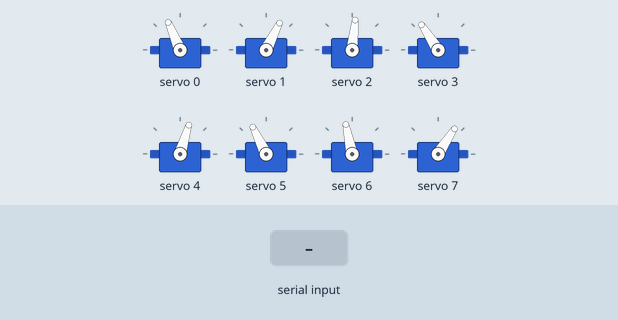
The sketch below on a simulated ESP32. On the bench: 8 × servo. The inputs (shaded band) are chosen by the test bench. What the sketch prints to the serial monitor is not drawn.

Above: at 12.2 s.
12.3 s: "2" received over Serial
At 12.88 s:
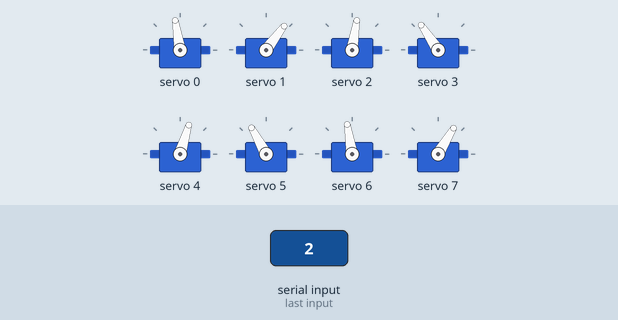
At 14.14 s:
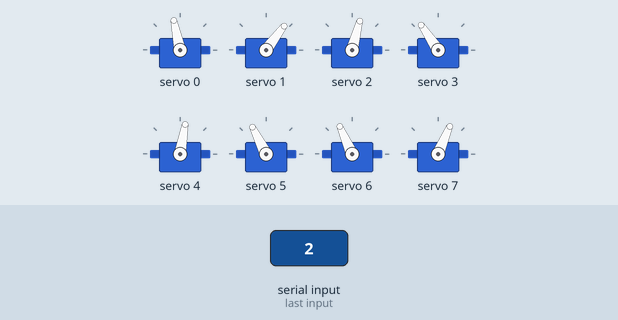
15.3 s: "1" received over Serial
18.3 s: "0" received over Serial
At 18.3 s:
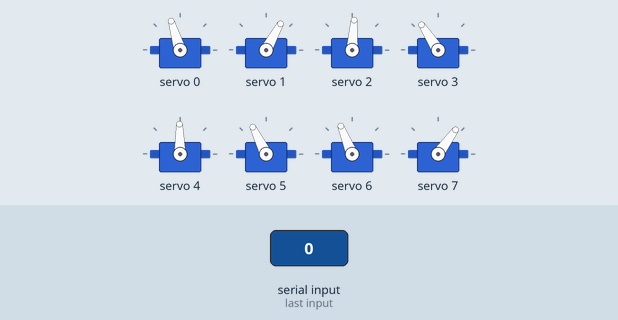
Timing chart, 0 to 21.3 s (numbered marks = the images above; inputs shaded):
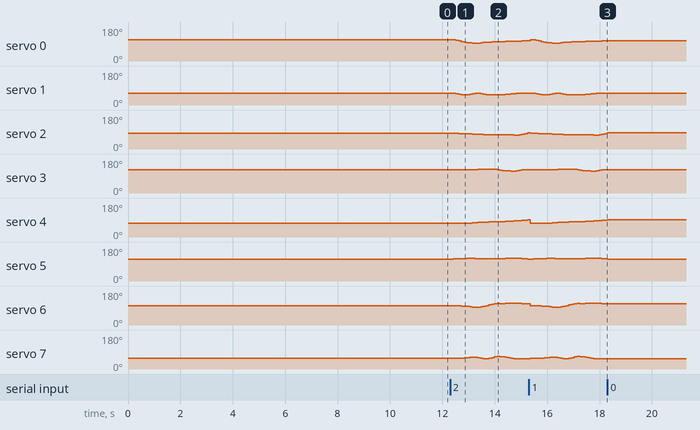

The sketch:

3D_SS_25.ino
```cpp
// HOW TO:
// ------------------------------
// Serial input = 2 -> Steps through gait sequence once and stops at the end.
// Serial input = 1 -> Steps through gait sequence in a loop.
// Serial input = 0 -> Stops infinite loop at the node where it is at that moment

//Gait template
#include <Wire.h>
#include <Adafruit_PWMServoDriver.h>

Adafruit_PWMServoDriver pca9685 = Adafruit_PWMServoDriver();

#define SERVO_FREQ 300
#define SER0 0 //Hip 1
#define SER1 1 //Knee 1
#define SER2 2 //Hip 2
#define SER3 3 //Knee 2
#define SER4 4 //Hip 3
#define SER5 5 //Knee 3
#define SER6 6 //Hip 4
#define SER7 7 //Knee 4


// Insert servo angles here:
// For 3D gaits, these angles are obtained from linearisation.py
// For 2D gaits, these angles are obtained from 2D_trajectory_reader.py
float SS_servo0[] = {-0.47737933, -0.46070658, -0.40111336, -0.32413701, -0.24255309, -0.15584724, -0.08786458, -0.06078887, -0.03758777, -0.03299934, -0.04535131, -0.06715805, -0.10752283, -0.1369628 , -0.15981795, -0.17924435, -0.19665187, -0.21256325, -0.2260861 , -0.23598882, -0.24725058, -0.25872762, -0.27004536, -0.28043387, -0.28871429, -0.29642409, -0.30654751, -0.3198864 , -0.3378717 , -0.35878773, -0.382865  , -0.40632697, -0.42804867, -0.4437793 , -0.45571094, -0.4647308 , -0.47483907, -0.48309492, -0.48160812, -0.47783334};
float SS_servo1[] = {0.60289815, 0.61435019, 0.67995485, 0.75409439, 0.82378154, 0.85472749, 0.81244256, 0.74177964, 0.67260504, 0.63777736, 0.64816374, 0.67037727, 0.73410568, 0.78300244, 0.81858779, 0.84155979, 0.85033494, 0.83927338, 0.81024156, 0.77581959, 0.7468546 , 0.71937645, 0.69234066, 0.66514639, 0.63751286, 0.6188328 , 0.61232727, 0.61746762, 0.63456263, 0.66031544, 0.68978498, 0.71154997, 0.72988222, 0.73774242, 0.73797012, 0.73215078, 0.72718663, 0.70954522, 0.66357651, 0.61513435};
float SS_servo2[] = {-0.27376386, -0.2822769 , -0.29061965, -0.29742322, -0.30960595, -0.32380178, -0.33767665, -0.35312695, -0.37059679, -0.38925498, -0.41338296, -0.43427011, -0.45235853, -0.46348093, -0.46804722, -0.46947968, -0.47086601, -0.47064665, -0.46195774, -0.4523412 , -0.45455483, -0.47245933, -0.48313509, -0.50528092, -0.50431206, -0.46160658, -0.39574603, -0.31473976, -0.22600037, -0.1428139 , -0.08971023, -0.08558832, -0.12031695, -0.15535576, -0.18039829, -0.19986983, -0.21692051, -0.23604721, -0.25451075, -0.26805031};
float SS_servo3[] = {0.66204283, 0.65501902, 0.64710299, 0.64279011, 0.65239178, 0.66609034, 0.67144745, 0.67029042, 0.67187071, 0.67826974, 0.70312878, 0.72099245, 0.73569133, 0.74489969, 0.7427668 , 0.73114255, 0.71139657, 0.67293268, 0.60645745, 0.54031852, 0.49886558, 0.48982633, 0.47060267, 0.47492057, 0.49675967, 0.56030781, 0.62153176, 0.65936558, 0.65699341, 0.6231087 , 0.56653862, 0.53953375, 0.58761466, 0.63617054, 0.66307129, 0.67692284, 0.68360701, 0.68701597, 0.68065078, 0.66522382};
float SS_servo4[] = {0.49133566, 0.49229898, 0.49292821, 0.4904336 , 0.49164128, 0.4890634 , 0.48180434, 0.47075783, 0.45129603, 0.43113138, 0.4102438 , 0.3914212 , 0.37251804, 0.35568364, 0.34207632, 0.33426526, 0.32832379, 0.31645255, 0.300983  , 0.28510711, 0.26976713, 0.25196699, 0.23077687, 0.20621774, 0.18154522, 0.15768259, 0.13368628, 0.10644516, 0.07146434, 0.05264758, 0.07335569, 0.11536984, 0.17938059, 0.25278449, 0.32807308, 0.4018665 , 0.46939739, 0.50380558, 0.50359703, 0.49114173};
float SS_servo5[] = {-0.71049099, -0.73714592, -0.76201083, -0.7737321 , -0.78873106, -0.79629901, -0.80387957, -0.81451498, -0.80944862, -0.80117364, -0.7836595 , -0.77003914, -0.75356003, -0.73283923, -0.7173732 , -0.71735142, -0.72964637, -0.7455307 , -0.76773919, -0.78890201, -0.80942286, -0.82427108, -0.83256711, -0.83303716, -0.82852745, -0.81639322, -0.79633249, -0.76318885, -0.70954961, -0.68483002, -0.74510278, -0.83468474, -0.89967882, -0.91079161, -0.88362795, -0.82236431, -0.73002448, -0.65672122, -0.68755913, -0.69776319};
float SS_servo6[] = {0.21219084, 0.20708227, 0.19933402, 0.1828643 , 0.16753576, 0.14957917, 0.12728614, 0.09908548, 0.06128879, 0.03914784, 0.06163998, 0.09722967, 0.14918165, 0.21891831, 0.29534019, 0.37446262, 0.43634807, 0.4585278 , 0.45222578, 0.44712747, 0.45387911, 0.46062842, 0.46445163, 0.46649509, 0.46424673, 0.45480988, 0.44323435, 0.42872051, 0.40869511, 0.38502895, 0.36265707, 0.3415945 , 0.32140038, 0.30216317, 0.28397148, 0.27015039, 0.25818033, 0.24677796, 0.2338032 , 0.21575511};
float SS_servo7[] = {-0.70847684, -0.72300638, -0.73254915, -0.71691048, -0.69976936, -0.67687724, -0.65368018, -0.627883  , -0.58296106, -0.56682051, -0.63140951, -0.71590848, -0.78013029, -0.76615889, -0.70953948, -0.63958518, -0.54398262, -0.47386072, -0.50050961, -0.53650421, -0.59443031, -0.65296396, -0.70654776, -0.75752582, -0.79582509, -0.81009037, -0.81314017, -0.80548157, -0.78447497, -0.75362475, -0.72787007, -0.71013697, -0.6936494 , -0.67786412, -0.66452174, -0.66092508, -0.66319535, -0.67593111, -0.69415828, -0.70042132};

int node=0;
int first=0;
int input=0;
int end_time=0;
int time_step=100000;
int steps = sizeof(SS_servo0)/sizeof(SS_servo0[0]);
int one_print = 0;

// -------------------Joint configurations-------------------
int servo0=0;
int servo0_deg=0;
int servo1=0;
int servo1_deg=0;
int servo2=0;
int servo2_deg=0;
int servo3=0;
int servo3_deg=0;
int servo4=0;
int servo4_deg=0;
int servo5=0;
int servo5_deg=0;
int servo6=0;
int servo6_deg=0;
int servo7=0;
int servo7_deg=0;

void setup() {
  Serial.begin(115200);
  pca9685.begin();

  pca9685.setOscillatorFrequency(27000000); //Value between 24MHz and 27MHz, tuned for this setup
  pca9685.setPWMFreq(SERVO_FREQ);
  delay (1000);

  servo0_deg=SS_servo0[0]/3.14159265*180;
  servo0=map(servo0_deg,-38,90,2200,1030);
  servo1_deg=SS_servo1[0]/3.14159265*180;
  servo1=map(servo1_deg,-90,90,2600,950);
  servo2_deg=SS_servo2[0]/3.14159265*180;
  servo2=map(servo2_deg,-38,90,1510,2730);
  servo3_deg=SS_servo3[0]/3.14159265*180;
  servo3=map(servo3_deg,-90,90,1100,2700);
  servo4_deg=SS_servo4[0]/3.14159265*180;
  servo4=map(servo4_deg,-90,38,2700,1500);
  servo5_deg=SS_servo5[0]/3.14159265*180;
  servo5=map(servo5_deg,-90,90,2600,930);
  servo6_deg=SS_servo6[0]/3.14159265*180;
  servo6=map(servo6_deg,-90,38,850,2250);
  servo7_deg=SS_servo7[0]/3.14159265*180;
  servo7=map(servo7_deg,-90,90,920,2620);

  pca9685.setPWM(SER0,0,servo0);
  pca9685.setPWM(SER1,0,servo1);
  pca9685.setPWM(SER2,0,servo2);
  pca9685.setPWM(SER3,0,servo3);
  pca9685.setPWM(SER4,0,servo4);
  pca9685.setPWM(SER5,0,servo5);
  pca9685.setPWM(SER6,0,servo6);
  pca9685.setPWM(SER7,0,servo7);

  Serial.print("Node:");
  Serial.println(node);
  Serial.print("servo0 -> rads:");
  Serial.print(SS_servo0[node]);
  Serial.print("        deg:");
  Serial.print(servo0_deg);
  Serial.print("        us:");
  Serial.println(servo0);
  Serial.print("servo1 -> rads:");
  Serial.print(SS_servo1[node]);
  Serial.print("        deg:");
  Serial.print(servo1_deg);
  Serial.print("        us:");
  Serial.println(servo1);
  Serial.print("servo2 -> rads:");
  Serial.print(SS_servo2[node]);
  Serial.print("        deg:");
  Serial.print(servo2_deg);
  Serial.print("        us:");
  Serial.println(servo2);
  Serial.print("servo3 -> rads:");
  Serial.print(SS_servo3[node]);
  Serial.print("        deg:");
  Serial.print(servo3_deg);
  Serial.print("        us:");
  Serial.println(servo3);
  Serial.print("servo4 -> rads:");
  Serial.print(SS_servo4[node]);
  Serial.print("        deg:");
  Serial.print(servo4_deg);
  Serial.print("        us:");
  Serial.println(servo4);
  Serial.print("servo5 -> rads:");
  Serial.print(SS_servo5[node]);
  Serial.print("        deg:");
  Serial.print(servo5_deg);
  Serial.print("        us:");
  Serial.println(servo5);
  Serial.print("servo6 -> rads:");
  Serial.print(SS_servo6[node]);
  Serial.print("        deg:");
  Serial.print(servo6_deg);
  Serial.print("        us:");
  Serial.println(servo6);
  Serial.print("servo7 -> rads:");
  Serial.print(SS_servo7[node]);
  Serial.print("        deg:");
  Serial.print(servo7_deg);
  Serial.print("        us:");
  Serial.println(servo7);

  Serial.println("10");
  delay(1000);
  Serial.println("9");
  delay(1000);
  Serial.println("8");
  delay(1000);
  Serial.println("7");
  delay(1000);
  Serial.println("6");
  delay(1000);
  Serial.println("5");
  delay(1000);
  Serial.println("4");
  delay(1000);
  Serial.println("3");
  delay(1000);
  Serial.println("2");
  delay(1000);
  Serial.println("1");
  delay(1000);

}

void loop()
{
  if(Serial.available()>0)
  {
    first=Serial.read();
    if(first=='2')
    {
      input=2;
      node=0;
      one_print=1;
    }
    if(first=='1')
    {
      input=1;
      node=0;
      one_print=1;
    }
    if(first=='0')
    {
      input=0;
    }
  }
  if(input==1 or input==2)
  {
      if(esp_timer_get_time()>=end_time)
      {
        servo0_deg=SS_servo0[node]/3.14159265*180;
        servo0=map(servo0_deg,-38,90,2200,1030);
        servo1_deg=SS_servo1[node]/3.14159265*180;
        servo1=map(servo1_deg,-90,90,2600,950);
        servo2_deg=SS_servo2[node]/3.14159265*180;
        servo2=map(servo2_deg,-38,90,1510,2730);
        servo3_deg=SS_servo3[node]/3.14159265*180;
        servo3=map(servo3_deg,-90,90,1100,2700);
        servo4_deg=SS_servo4[node]/3.14159265*180;
        servo4=map(servo4_deg,-90,38,2700,1500);
        servo5_deg=SS_servo5[node]/3.14159265*180;
        servo5=map(servo5_deg,-90,90,2600,930);
        servo6_deg=SS_servo6[node]/3.14159265*180;
        servo6=map(servo6_deg,-90,38,850,2250);
        servo7_deg=SS_servo7[node]/3.14159265*180;
        servo7=map(servo7_deg,-90,90,920,2620);

        pca9685.setPWM(SER0,0,servo0);
        pca9685.setPWM(SER1,0,servo1);
        pca9685.setPWM(SER2,0,servo2);
        pca9685.setPWM(SER3,0,servo3);
        pca9685.setPWM(SER4,0,servo4);
        pca9685.setPWM(SER5,0,servo5);
        pca9685.setPWM(SER6,0,servo6);
        pca9685.setPWM(SER7,0,servo7);

        node+=1;
        if(node>=steps and input==1)
        {
          Serial.print("Input:");
          Serial.println(input);
          node=0;
        }
        if(node>=steps and input==2)
        {
          Serial.print("Input:");
          Serial.println(input);
          input=0;
        }
         end_time=esp_timer_get_time()+time_step;
      }
   }

  if(input == 0)
  {
        pca9685.setPWM(SER0,0,servo0);
        pca9685.setPWM(SER1,0,servo1);
        pca9685.setPWM(SER2,0,servo2);
        pca9685.setPWM(SER3,0,servo3);
        pca9685.setPWM(SER4,0,servo4);
        pca9685.setPWM(SER5,0,servo5);
        pca9685.setPWM(SER6,0,servo6);
        pca9685.setPWM(SER7,0,servo7);

        if(one_print==1)
        {
          Serial.print("Input:");
          Serial.println(input);
          Serial.print("Node:");
          Serial.println(node);
          Serial.print("servo0 -> rads:");
          Serial.print(SS_servo0[node]);
          Serial.print("        deg:");
          Serial.print(servo0_deg);
          Serial.print("        us:");
          Serial.println(servo0);
          Serial.print("servo1 -> rads:");
          Serial.print(SS_servo1[node]);
          Serial.print("        deg:");
          Serial.print(servo1_deg);
          Serial.print("        us:");
          Serial.println(servo1);
          Serial.print("servo2 -> rads:");
          Serial.print(SS_servo2[node]);
          Serial.print("        deg:");
          Serial.print(servo2_deg);
          Serial.print("        us:");
          Serial.println(servo2);
          Serial.print("servo3 -> rads:");
          Serial.print(SS_servo3[node]);
          Serial.print("        deg:");
          Serial.print(servo3_deg);
          Serial.print("        us:");
          Serial.println(servo3);
          Serial.print("servo4 -> rads:");
          Serial.print(SS_servo4[node]);
          Serial.print("        deg:");
          Serial.print(servo4_deg);
          Serial.print("        us:");
          Serial.println(servo4);
          Serial.print("servo5 -> rads:");
          Serial.print(SS_servo5[node]);
          Serial.print("        deg:");
          Serial.print(servo5_deg);
          Serial.print("        us:");
          Serial.println(servo5);
          Serial.print("servo6 -> rads:");
          Serial.print(SS_servo6[node]);
          Serial.print("        deg:");
          Serial.print(servo6_deg);
          Serial.print("        us:");
          Serial.println(servo6);
          Serial.print("servo7 -> rads:");
          Serial.print(SS_servo7[node]);
          Serial.print("        deg:");
          Serial.print(servo7_deg);
          Serial.print("        us:");
          Serial.println(servo7);
          one_print=0;
        }

  }
}
```

Measured:
- after the input at 12.3 s, servo 0: 113° → 112° after 0.11 s, → 109° 0.11 s later, → 106° 0.11 s later, → 103° 0.11 s later, … (21 changes in this stretch); servo 1: 63° → 62° after 0.11 s, → 60° 0.10 s later, → 56° 0.11 s later, → 53° 0.11 s later, … (22 changes in this stretch)
- after the input at 18.3 s, servo 0: stops changing and stays 107°; servo 1: stops changing and stays 61°; servo 2: stops changing and stays 86°; servo 3: stops changing and stays 123°; servo 4: stops changing and stays 91°
